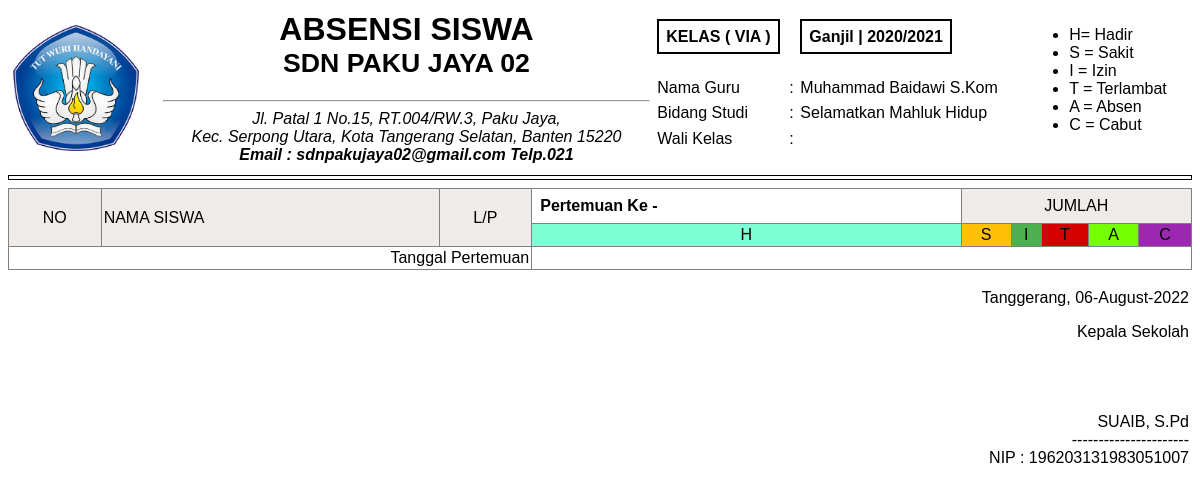
The app's page /guru/modul/rekap/rekap_persemester.php?pelajaran=11&kelas=5 (signed in) with its own data.
### tables this page shows
CREATE TABLE `tb_mengajar` (
  `id_mengajar` int(11) NOT NULL,
  `kode_pelajaran` varchar(30) NOT NULL,
  `hari` varchar(40) NOT NULL,
  `jam_mengajar` varchar(60) NOT NULL,
  `jamke` varchar(11) NOT NULL,
  `id_guru` int(11) NOT NULL,
  `id_mapel` int(11) NOT NULL,
  `id_mkelas` int(11) NOT NULL,
  `id_semester` int(11) NOT NULL,
  `id_thajaran` int(11) NOT NULL
);

CREATE TABLE `tb_mkelas` (
  `id_mkelas` int(11) NOT NULL,
  `kd_kelas` varchar(40) NOT NULL,
  `nama_kelas` varchar(40) NOT NULL
);

CREATE TABLE `tb_semester` (
  `id_semester` int(11) NOT NULL,
  `semester` varchar(45) NOT NULL,
  `status` int(10) NOT NULL
);

CREATE TABLE `tb_thajaran` (
  `id_thajaran` int(11) NOT NULL,
  `tahun_ajaran` varchar(30) NOT NULL,
  `status` int(11) NOT NULL
);

CREATE TABLE `tb_guru` (
  `id_guru` int(11) NOT NULL,
  `nip` varchar(15) NOT NULL,
  `nama_guru` varchar(120) NOT NULL,
  `email` varchar(65) NOT NULL,
  `password` varchar(100) NOT NULL,
  `foto` varchar(255) NOT NULL,
  `status` varchar(5) NOT NULL
);

CREATE TABLE `tb_master_mapel` (
  `id_mapel` int(11) NOT NULL,
  `kode_mapel` varchar(40) NOT NULL,
  `mapel` varchar(60) NOT NULL
);

### guru/modul/rekap/rekap_persemester.php (the view, shortened to what this page needs)
<?php
include '../../../config/db.php';
 ?>
<?php
$kelasMengajar = mysqli_query($con,"SELECT * FROM tb_mengajar
	INNER JOIN tb_guru ON tb_mengajar.id_guru=tb_guru.id_guru
INNER JOIN tb_master_mapel ON tb_mengajar.id_mapel=tb_master_mapel.id_mapel
INNER JOIN tb_mkelas ON tb_mengajar.id_mkelas=tb_mkelas.id_mkelas
INNER JOIN tb_semester ON tb_mengajar.id_semester=tb_semester.id_semester
INNER JOIN tb_thajaran ON tb_mengajar.id_thajaran=tb_thajaran.id_thajaran
WHERE tb_mengajar.id_mengajar='$_GET[pelajaran]' AND tb_mengajar.id_mkelas='$_GET[kelas]'  AND tb_thajaran.status=1 AND tb_semester.status=1  ");
foreach ($kelasMengajar as $d)
$qry = mysqli_query($con,"SELECT * FROM _logabsensi
INNER JOIN tb_siswa ON _logabsensi.id_siswa=tb_siswa.id_siswa
INNER JOIN tb_mengajar ON _logabsensi.id_mengajar=tb_mengajar.id_mengajar
INNER JOIN tb_mkelas ON tb_mengajar.id_mkelas=tb_mkelas.id_mkelas
INNER JOIN tb_semester ON tb_mengajar.id_semester=tb_semester.id_semester
INNER JOIN tb_thajaran ON tb_mengajar.id_thajaran=tb_thajaran.id_thajaran
WHERE tb_mengajar.id_mengajar='$_GET[pelajaran]' AND tb_mengajar.id_mkelas='$_GET[kelas]'  AND tb_thajaran.status=1 AND tb_semester.status=1
	 GROUP BY _logabsensi.id_siswa  ORDER BY _logabsensi.id_siswa ASC  ");
$walikelas = mysqli_query($con,"SELECT * FROM tb_walikelas INNER JOIN tb_guru ON tb_walikelas.id_guru=tb_guru.id_guru WHERE tb_walikelas.id_mkelas='$_GET[kelas]' ");
foreach ($walikelas as $walas)
$tglTerakhir = 25;
 ?>
 <table width="100%">
 	<tr>
 		<td>
 			<img src="../../../assets/img/icon.png" width="130">
 		</td>
 		<td>
 			<center>
 				<h1>
 					ABSENSI SISWA <br>
 					<small> SDN PAKU JAYA 02</small>
 				</h1>
 				<hr>
 				<em>
				 Jl. Patal 1 No.15, RT.004/RW.3, Paku Jaya, <br> Kec. Serpong Utara, Kota Tangerang Selatan, Banten 15220 <br>
 				<b>Email : sdnpakujaya02@gmail.com Telp.021</b>
 				</em>
 			</center>
 		</td>
 		<td>
 			<table width="100%">
  <tr>
    <td colspan="2"><b style="border: 2px solid;padding: 7px;">
    	KELAS ( <?=strtoupper($d['nama_kelas']) ?> )
    </b> </td>
    <td>
    	<b style="border: 2px solid;padding: 7px;">
    		<?=$d['semester'] ?> |
      <?=$d['tahun_ajaran'] ?>
  </b>
  </td>
    <td rowspan="5">
    	<ul>
    		<li>H= Hadir</li>
    		<li>S = Sakit</li>
    		<li>I = Izin</li>
    		<li>T = Terlambat</li>
    		<li>A = Absen</li>
    		<li>C = Cabut</li>
    	</ul>
</td>
  </tr>
  <tr>
    <td>&nbsp;</td>
    <td>&nbsp;</td>
    <td>&nbsp;</td>
  </tr>
  <tr>
    <td>Nama Guru </td>
    <td>:</td>
    <td><?=$d['nama_guru'] ?></td>
  </tr>
  <tr>
    <td>Bidang Studi </td>
    <td>:</td>
    <td><?=$d['mapel'] ?></td>
  </tr>
  <tr>
    <td>Wali Kelas </td>
    <td>:</td>
    <td><?=$walas['nama_guru'] ?></td>
  </tr>
</table>
 		</td>
 	</tr>
 </table>
<hr style="height: 3px;border: 1px solid;">
<table width="100%" border="1" cellpadding="2" style="border-collapse: collapse;">
  <tr>
    <td rowspan="2" bgcolor="#EFEBE9" align="center">NO</td>
    <td rowspan="2" bgcolor="#EFEBE9">NAMA SISWA</td>
    <td rowspan="2" bgcolor="#EFEBE9" align="center">L/P</td>
    <td colspan="<?=$tglTerakhir;?>" style="padding: 8px;"><b>Pertemuan Ke -</b></td>
    <td colspan="5" align="center" bgcolor="#EFEBE9">JUMLAH</td>
  </tr>
  <tr>
	<td bgcolor="#7FFFD4" align="center">H</td>
	<td bgcolor="#FFC107" align="center">S</td>
	<td bgcolor="#4CAF50" align="center">I</td>
	<td bgcolor="#D50000" align="center">T</td>
	<td bgcolor="#76FF03" align="center">A</td>
	<td bgcolor="#9C27B0" align="center">C</td>
  </tr>
<tr>
	<td colspan="3" align="right">Tanggal Pertemuan</td>
</tr>
</table>
<table width="100%">
	<tr>
		<td align="right">
			<p>
				Tanggerang, <?php echo date('d-F-Y'); ?>
			</p>
			<p>
				Kepala Sekolah
				<br>
				<br>
				<br>
				<br>
				<br>
				SUAIB, S.Pd <br>
				----------------------<br>
				NIP : 196203131983051007
			</p>
		</td>
	</tr>
</table>

### records on screen
tb_mengajar: id_mkelas.nama_kelas "VIA", id_semester.semester "Ganjil", id_thajaran.tahun_ajaran "2020/2021", id_guru.nama_guru "Muhammad Baidawi S.Kom", id_mapel.mapel "Selamatkan Mahluk Hidup"
